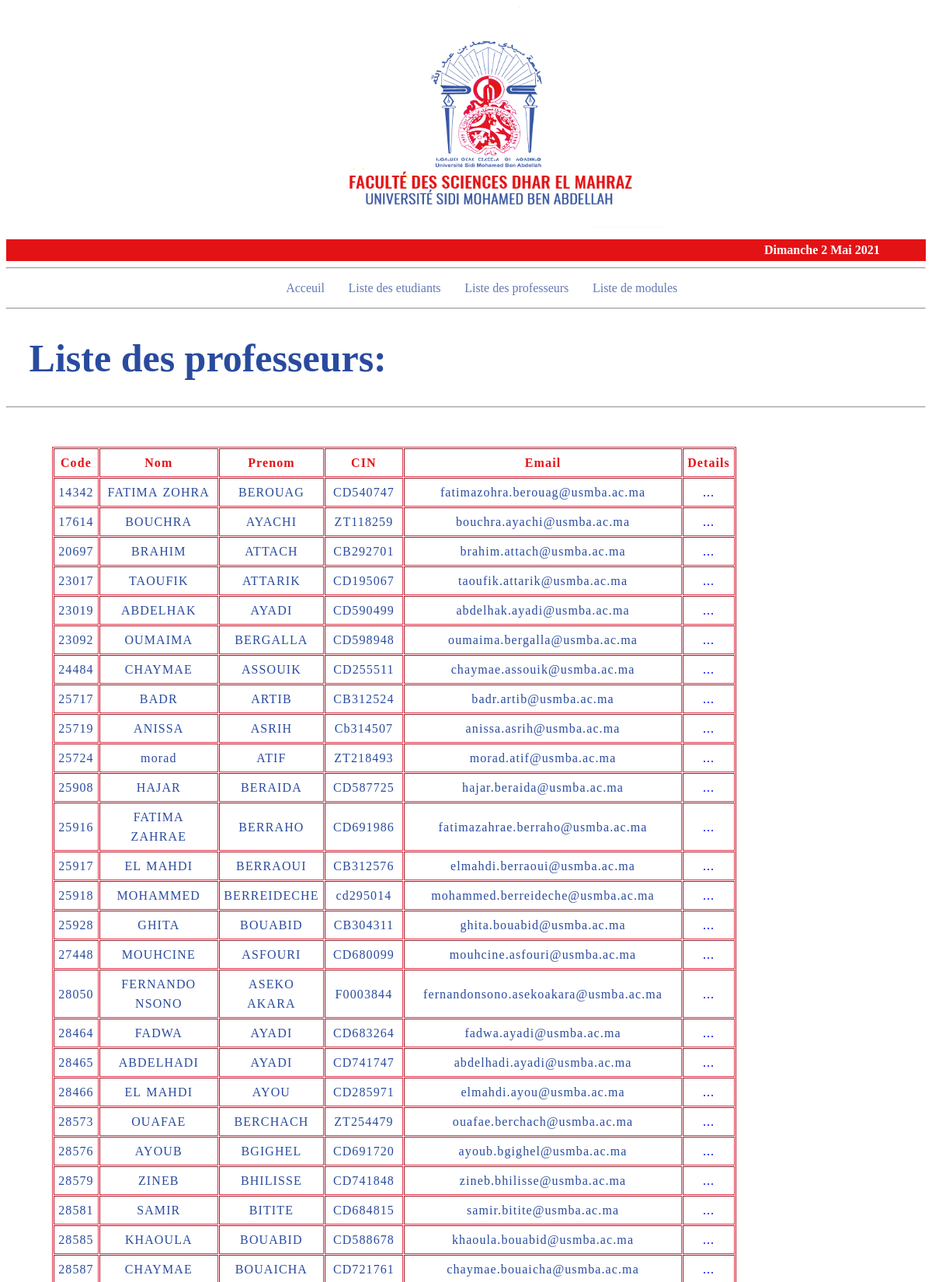
/website/html/professors_list.php (upper part), run on the app's committed database.
### tables this page shows
CREATE TABLE `professeurs` (
  `code_prof` int(6) NOT NULL,
  `nom` varchar(100) NOT NULL,
  `prenom` varchar(100) NOT NULL,
  `cin` varchar(10) NOT NULL,
  `email` varchar(100) NOT NULL
);

### website/html/templates/data.php (called while the page is built, shortened)
<?php
require('config.php');
$sql = 'SELECT * FROM professeurs;';
$result = mysqli_query($conn,$sql);
$professeurs = [];
while($professeur = mysqli_fetch_assoc($result)){
	$professeurs[] = $professeur;
}
?>

### website/html/professors_list.php (the view, shortened to what this page needs)
<?php
require('templates/data.php');
?>
<!DOCTYPE html>
<html>
<head>
	<link rel="stylesheet" type="text/css" href="../css/style.css">
</head>
<body>
<header id="mainHeader">
	<?php
		include("templates/header.php");
	 ?>
	 	 <hr>
<?php
	include('templates/nav.php');
?>
<hr>
	<div id="main">
		<h1>Liste des professeurs: </h1>
	</div>
	<hr>
</header>
<section>
	    <table border="table" cellspacing="1px" cellpadding="5px">
			<thead>
				<tr>
					<th>Code</th>
					<th>Nom</th>
					<th>Prenom</th>
					<th>CIN</th>
					<th>Email</th>
					<th>Details</th>
				</tr>
			</thead>
			<tbody>
				<?php
                    for ($i=0; $i <count($professeurs) ; $i++) {
						$code = $professeurs[$i]['code_prof'];
				 	echo "
					 	<tr>
                            <td>$code</td>
					 		<td>{$professeurs[$i]['prenom']}</td>
					 		<td>{$professeurs[$i]['nom']}</td>
					 		<td>{$professeurs[$i]['cin']}</td>
					 		<td>{$professeurs[$i]['email']}</td>
					 		<td>";
					 ?>
					<a style = "text-decoration: none;" class= 'details' href='professor_details.php?codeP=<?=$code?>'> ... </a>
					<?php
					echo"  </td>
					 	</tr>
					";
				 }
				 ?>
			</tbody>
		</table>
</section>
</body>
</html>

### website/css/style.css (style rules this page uses)
body { background-color: #ffffff; }
h1 { color: #294B9E; text-shadow: currentColor; font-size: 50px; padding-left: 2.5%; }
table { margin-top: 50px; margin-bottom: 50px; margin-left:5%; margin-right:5%; text-align: center; letter-spacing: 1.1px; word-spacing: 1.6px; line-height: 25px; width: 30%; padding: 0; border-color:#E33147; }
thead { color:#E31215; }
td { color: #294B9E; }

### data on the page
professeurs: code_prof "14342", prenom "FATIMA ZOHRA", nom "BEROUAG", cin "CD540747", email "fatimazohra.berouag@usmba.ac.ma"
professeurs: code_prof "17614", prenom "BOUCHRA", nom "AYACHI", cin "ZT118259", email "bouchra.ayachi@usmba.ac.ma"
professeurs: code_prof "20697", prenom "BRAHIM", nom "ATTACH", cin "CB292701", email "brahim.attach@usmba.ac.ma"
professeurs: code_prof "23017", prenom "TAOUFIK", nom "ATTARIK", cin "CD195067", email "taoufik.attarik@usmba.ac.ma"
professeurs: code_prof "23019", prenom "ABDELHAK", nom "AYADI", cin "CD590499", email "abdelhak.ayadi@usmba.ac.ma"
professeurs: code_prof "23092", prenom "OUMAIMA", nom "BERGALLA", cin "CD598948", email "oumaima.bergalla@usmba.ac.ma"
professeurs: code_prof "24484", prenom "CHAYMAE", nom "ASSOUIK", cin "CD255511", email "chaymae.assouik@usmba.ac.ma"
professeurs: code_prof "25717", prenom "BADR", nom "ARTIB", cin "CB312524", email "badr.artib@usmba.ac.ma"
professeurs: code_prof "25719", prenom "ANISSA", nom "ASRIH", cin "Cb314507", email "anissa.asrih@usmba.ac.ma"
professeurs: code_prof "25724", prenom "morad", nom "ATIF", cin "ZT218493", email "morad.atif@usmba.ac.ma"
professeurs: code_prof "25908", prenom "HAJAR", nom "BERAIDA", cin "CD587725", email "hajar.beraida@usmba.ac.ma"
professeurs: code_prof "25916", prenom "FATIMA ZAHRAE", nom "BERRAHO", cin "CD691986", email "fatimazahrae.berraho@usmba.ac.ma"
professeurs: code_prof "25917", prenom "EL MAHDI", nom "BERRAOUI", cin "CB312576", email "elmahdi.berraoui@usmba.ac.ma"
professeurs: code_prof "25918", prenom "MOHAMMED", nom "BERREIDECHE", cin "cd295014", email "mohammed.berreideche@usmba.ac.ma"
professeurs: code_prof "25928", prenom "GHITA", nom "BOUABID", cin "CB304311", email "ghita.bouabid@usmba.ac.ma"
professeurs: code_prof "27448", prenom "MOUHCINE", nom "ASFOURI", cin "CD680099", email "mouhcine.asfouri@usmba.ac.ma"
professeurs: code_prof "28050", prenom "FERNANDO NSONO", nom "ASEKO AKARA", cin "F0003844", email "fernandonsono.asekoakara@usmba.ac.ma"
professeurs: code_prof "28464", prenom "FADWA", nom "AYADI", cin "CD683264", email "fadwa.ayadi@usmba.ac.ma"
professeurs: code_prof "28465", prenom "ABDELHADI", nom "AYADI", cin "CD741747", email "abdelhadi.ayadi@usmba.ac.ma"
professeurs: code_prof "28466", prenom "EL MAHDI", nom "AYOU", cin "CD285971", email "elmahdi.ayou@usmba.ac.ma"
professeurs: code_prof "28573", prenom "OUAFAE", nom "BERCHACH", cin "ZT254479", email "ouafae.berchach@usmba.ac.ma"
professeurs: code_prof "28576", prenom "AYOUB", nom "BGIGHEL", cin "CD691720", email "ayoub.bgighel@usmba.ac.ma"
professeurs: code_prof "28579", prenom "ZINEB", nom "BHILISSE", cin "CD741848", email "zineb.bhilisse@usmba.ac.ma"
professeurs: code_prof "28581", prenom "SAMIR", nom "BITITE", cin "CD684815", email "samir.bitite@usmba.ac.ma"
professeurs: code_prof "28585", prenom "KHAOULA", nom "BOUABID", cin "CD588678", email "khaoula.bouabid@usmba.ac.ma"
professeurs: code_prof "28587", prenom "CHAYMAE", nom "BOUAICHA", cin "CD721761", email "chaymae.bouaicha@usmba.ac.ma"

### other printed values
$ln["jour"][$jour_de_la_semaine] "Dimanche"
$jour_du_mois "2"
$ln["mois"][$mois] "Mai"
$annee "2021"
